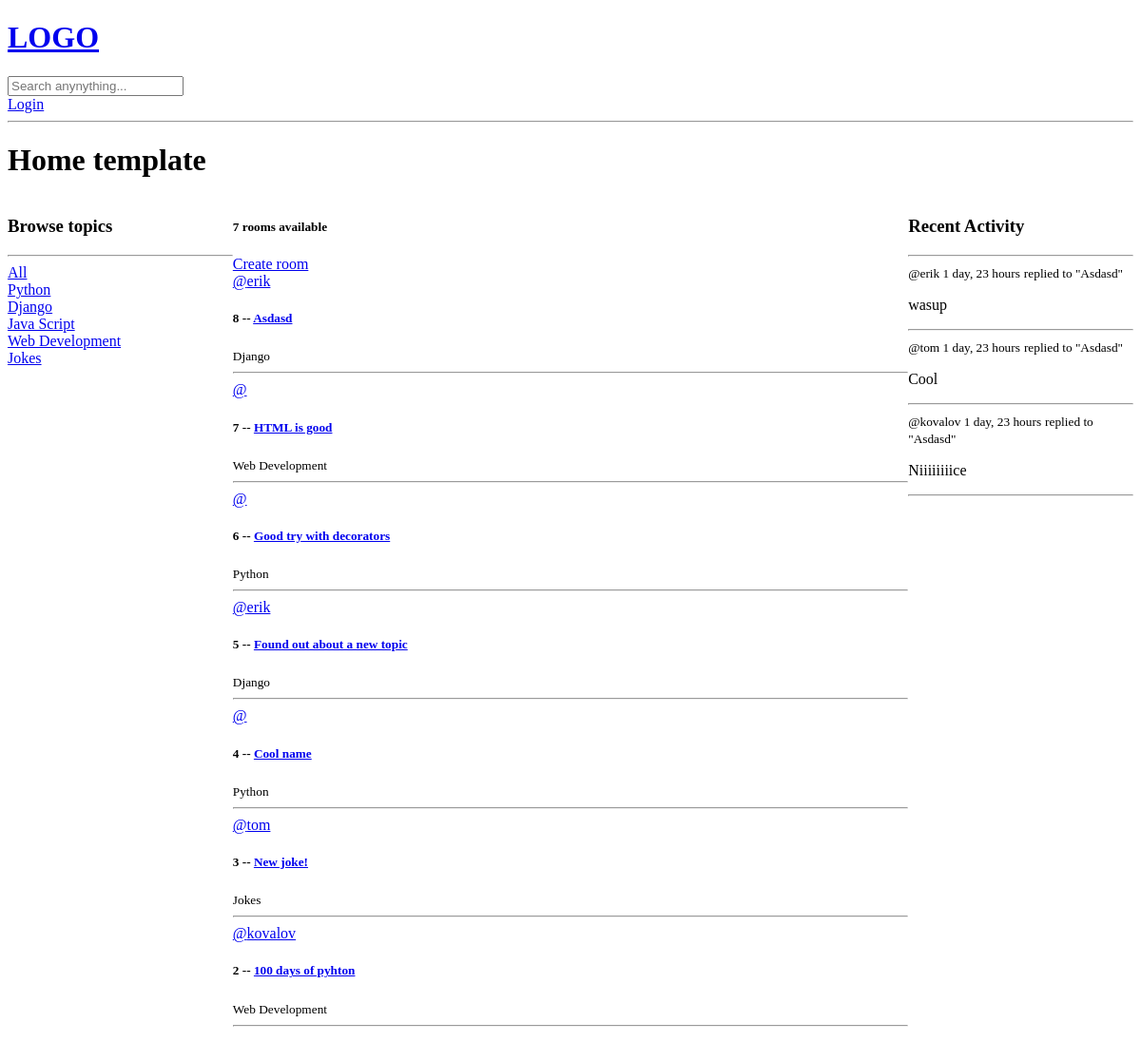
/, run on an earlier commit of the app's database.
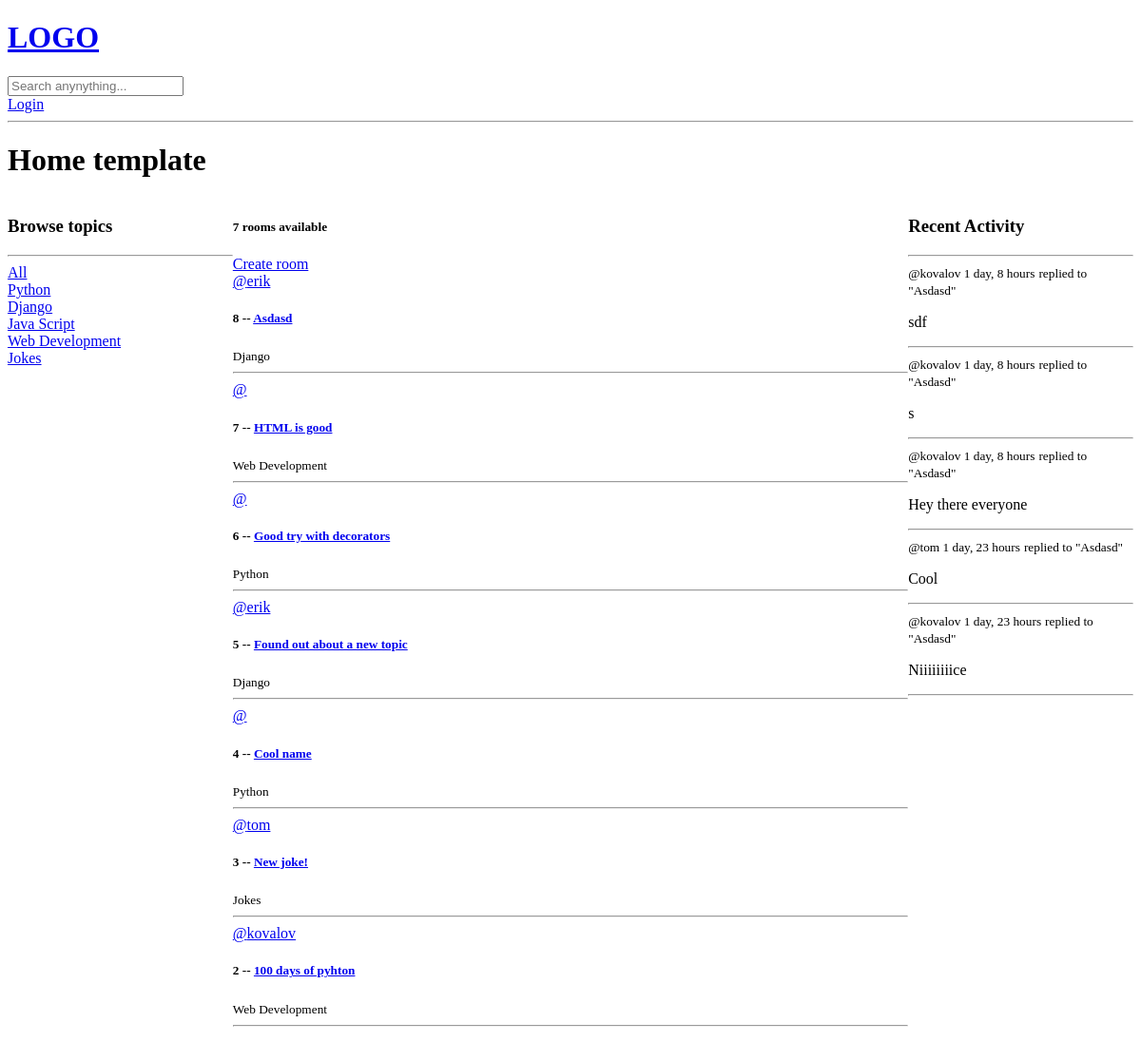
And on a later commit of the database.
### base/models.py (models this page shows, shortened)
class Topic(models.Model):
    name = models.CharField(max_length=200)

class Room(models.Model):
    host = models.ForeignKey(User, on_delete=models.SET_NULL, null=True)
    topic = models.ForeignKey(Topic, on_delete=models.SET_NULL, null= True)
    name = models.CharField(max_length=200, verbose_name="Room name")
    description = models.TextField(max_length=600, null=True, blank=True)
    participants = models.ManyToManyField(User, related_name='participants', blank=True)
    updated = models.DateTimeField(auto_now=True)
    created = models.DateTimeField(auto_now_add=True)
    class Meta:
        ordering = ['-updated', '-created']
    def __str__(self):
        return self.name

class Message(models.Model):
    user = models.ForeignKey(User, on_delete=models.CASCADE)
    room = models.ForeignKey(Room, on_delete=models.CASCADE)
    body = models.TextField()
    updated = models.DateTimeField(auto_now=True)
    created = models.DateTimeField(auto_now_add=True)
    def __str__(self):
        return self.body[0:50]
    class Meta:
        ordering = ['-updated', '-created']

### base/views.py (the view)
# urls.py: path('', views.home, name="home-page"),
def home(request):
    q = request.GET.get('q') if request.GET.get('q') is not None else ''
    room_messages = models.Message.objects.all().filter(Q(room__topic__name__icontains=q))
    rooms = models.Room.objects.filter(
        Q(topic__name__contains=q) |
        Q(name__icontains=q) |
        Q(description__icontains=q)
    )
    topics = models.Topic.objects.all()
    room_count = rooms.count()
    context = {
        'rooms': rooms,
        'topics': topics,
        'room_count': room_count,
        'room_messages': room_messages,
    }
    return render(request, 'base/home.html', context=context)

### base/templates/base/home.html (shortened to what this page needs)
{% extends 'main.html' %} {% block content %}
<h1>Home template</h1>
<div class="home-container">
  <div>{% include "base/topic_component.html" %}</div>
  <div>
    <h5>{{room_count}} rooms available</h5>
    <a href="{% url 'create-room' %}">Create room</a>
    <div>{% include "base/feed_component.html" %}</div>
  </div>
  <div>{% include 'base/activity_component.html' %}</div>
</div>
{% endblock content %}

### base/templates/base/topic_component.html
<h3>Browse topics</h3>
    <hr />
    <div>
      <a href="{% url 'home-page' %}">All</a>
    </div>
    {% for topic in topics%}
    <div>
      <a href="{% url 'home-page' %}?q={{topic.name}} ">{{topic.name}}</a>
    </div>
    {% endfor %}

### base/templates/base/feed_component.html (shortened to what this page needs)
{% for room in rooms %}
<div>
  <a href="{% url 'user-profile' room.host.id %}">@{{room.host.username}}</a>
  <h5>
    {{room.id}} --
    <a href="{% url 'room-page' room.id %}">{{room.name}}</a>
  </h5>
  <small>{{room.topic.name}}</small>
  <hr />
</div>
{% endfor %}

### base/templates/base/activity_component.html (shortened to what this page needs)
<div class="recent-activity">
    <h3>Recent Activity</h3>
    <hr />
    {% for message in room_messages %}
    <div>
      <small>@{{message.user}} {{message.created|timesince}}</small>
      <small>replied to "{{message.room}}"</small>
      <p>{{message}}</p>
      <hr />
    </div>
    {% endfor %}
  </div>

What changed in the data, as far as the page shows it:
removed Message: user "erik", created "1 day, 23 hours", room "Asdasd", body "wasup"
added Message: user "kovalov", created "1 day, 8 hours", room "Asdasd", body "sdf"
added Message: user "kovalov", created "1 day, 8 hours", room "Asdasd", body "s"
added Message: user "kovalov", created "1 day, 8 hours", room "Asdasd", body "Hey there everyone"
